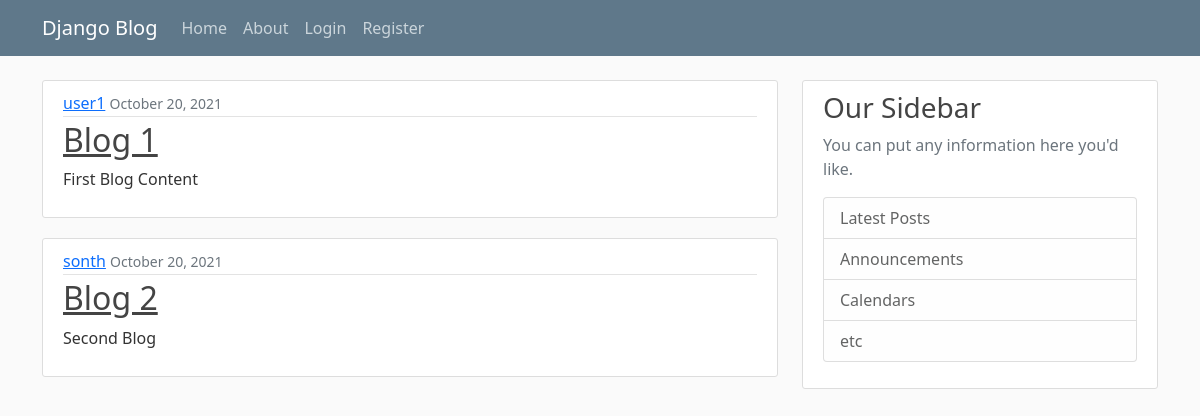
The page / on the database its author committed.
### blog/models.py (models this page shows, shortened)
class Post(models.Model):
    title = models.CharField(max_length=100)
    content = models.TextField()
    date_posted = models.DateTimeField(default=timezone.now)
    author = models.ForeignKey(User, on_delete=models.CASCADE)

### blog/views.py (the view)
# urls.py: path('', views.home, name="blog-home"),
def home(request):
    context = {
        'posts': Post.objects.all()
    }
    return render(request, 'blog/home.html', context)

### blog/templates/blog/home.html
{% extends "blog/base.html" %}
{% block content %}
{% for post in posts %}
<article class="media content-section">
    <div class="media-body">
        <div class="article-metadata">
            <a class="mr-2" href="#">{{ post.author }}</a>
            <small class="text-muted">{{ post.date_posted|date:"F d, Y" }}</small>
        </div>
        <h2><a class="article-title" href="#">{{ post.title }}</a></h2>
        <p class="article-content">{{ post.content }}</p>
    </div>
</article>
{% endfor %}
{% endblock content %}

### blog/static/blog/main.css (style rules this page uses)
body { background: #fafafa; color: #333333; margin-top: 5rem; }
h1, h2, h3, h4, h5, h6 { color: #444444; }
.content-section { background: #ffffff; padding: 10px 20px; border: 1px solid #dddddd; border-radius: 3px; margin-bottom: 20px; }
.article-title { color: #444444; }
.article-content { white-space: pre-line; }
.article-metadata { padding-bottom: 1px; margin-bottom: 4px; border-bottom: 1px solid #e3e3e3 }

### rows shown on the page
Post: author "user1", date_posted "October 20, 2021", title "Blog 1", content "First Blog Content"
Post: author "sonth", date_posted "October 20, 2021", title "Blog 2", content "Second Blog"
